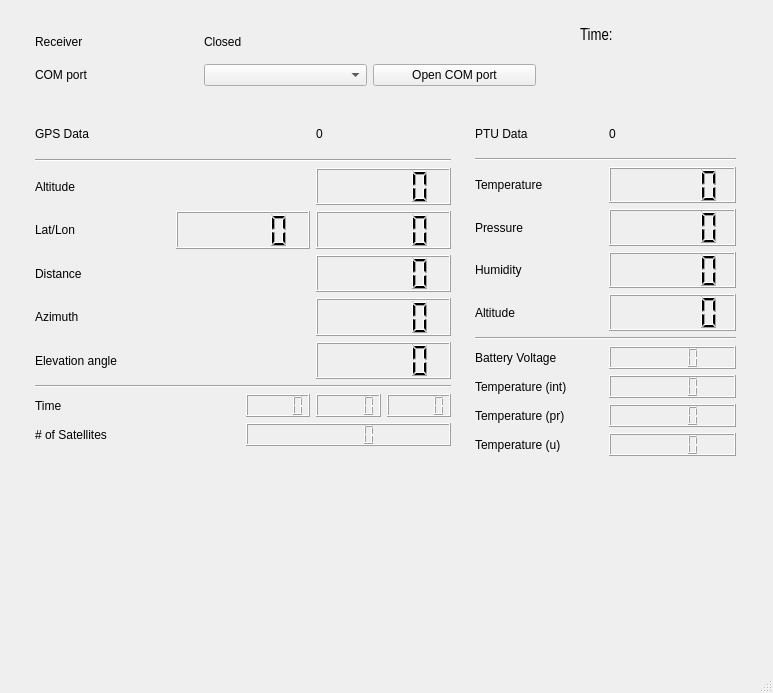
<?xml version="1.0" encoding="UTF-8"?>
<ui version="4.0">
 <class>MainWindow</class>
 <widget class="QMainWindow" name="MainWindow">
  <property name="geometry">
   <rect>
    <x>0</x>
    <y>0</y>
    <width>773</width>
    <height>693</height>
   </rect>
  </property>
  <property name="windowTitle">
   <string>MainWindow</string>
  </property>
  <widget class="QWidget" name="centralwidget">
   <widget class="QLabel" name="Time">
    <property name="geometry">
     <rect>
      <x>580</x>
      <y>20</y>
      <width>161</width>
      <height>31</height>
     </rect>
    </property>
    <property name="font">
     <font>
      <family>Arial Narrow</family>
      <pointsize>12</pointsize>
      <weight>9</weight>
      <italic>false</italic>
      <bold>false</bold>
     </font>
    </property>
    <property name="styleSheet">
     <string notr="true">font: 75 12pt &quot;Arial Narrow&quot;;</string>
    </property>
    <property name="text">
     <string>Time:</string>
    </property>
   </widget>
   <widget class="QWidget" name="gridLayoutWidget">
    <property name="geometry">
     <rect>
      <x>30</x>
      <y>110</y>
      <width>426</width>
      <height>341</height>
     </rect>
    </property>
    <layout class="QGridLayout" name="gridLayout" columnstretch="0,0,0">
     <property name="leftMargin">
      <number>5</number>
     </property>
     <property name="topMargin">
      <number>5</number>
     </property>
     <property name="rightMargin">
      <number>5</number>
     </property>
     <property name="bottomMargin">
      <number>5</number>
     </property>
     <item row="7" column="0">
      <widget class="QLabel" name="label_2">
       <property name="text">
        <string>Distance</string>
       </property>
      </widget>
     </item>
     <item row="8" column="2">
      <widget class="QLCDNumber" name="AZ"/>
     </item>
     <item row="9" column="2">
      <widget class="QLCDNumber" name="EL"/>
     </item>
     <item row="5" column="0">
      <widget class="QLabel" name="label_9">
       <property name="text">
        <string>Lat/Lon</string>
       </property>
       <property name="scaledContents">
        <bool>true</bool>
       </property>
      </widget>
     </item>
     <item row="3" column="0">
      <widget class="QLabel" name="label">
       <property name="text">
        <string>Altitude</string>
       </property>
       <property name="scaledContents">
        <bool>true</bool>
       </property>
      </widget>
     </item>
     <item row="1" column="0">
      <widget class="QLabel" name="label_23">
       <property name="text">
        <string>GPS Data</string>
       </property>
      </widget>
     </item>
     <item row="2" column="0" colspan="3">
      <widget class="Line" name="line">
       <property name="orientation">
        <enum>Qt::Horizontal</enum>
       </property>
      </widget>
     </item>
     <item row="5" column="1">
      <widget class="QLCDNumber" name="LAT"/>
     </item>
     <item row="3" column="2">
      <widget class="QLCDNumber" name="ALT"/>
     </item>
     <item row="5" column="2">
      <widget class="QLCDNumber" name="LON"/>
     </item>
     <item row="9" column="0">
      <widget class="QLabel" name="label_21">
       <property name="text">
        <string>Elevation angle</string>
       </property>
      </widget>
     </item>
     <item row="1" column="2">
      <widget class="QLabel" name="GPS_NO">
       <property name="text">
        <string>0</string>
       </property>
      </widget>
     </item>
     <item row="8" column="0">
      <widget class="QLabel" name="label_10">
       <property name="text">
        <string>Azimuth</string>
       </property>
      </widget>
     </item>
     <item row="7" column="2">
      <widget class="QLCDNumber" name="DIST"/>
     </item>
     <item row="11" column="0" colspan="3">
      <layout class="QGridLayout" name="gridLayout_4">
       <item row="0" column="1">
        <layout class="QHBoxLayout" name="horizontalLayout">
         <item>
          <widget class="QLCDNumber" name="GPS_H"/>
         </item>
         <item>
          <widget class="QLCDNumber" name="GPS_M"/>
         </item>
         <item>
          <widget class="QLCDNumber" name="GPS_S"/>
         </item>
        </layout>
       </item>
       <item row="1" column="1">
        <widget class="QLCDNumber" name="NSAT"/>
       </item>
       <item row="1" column="0">
        <widget class="QLabel" name="label_12">
         <property name="text">
          <string># of Satellites</string>
         </property>
         <property name="scaledContents">
          <bool>true</bool>
         </property>
        </widget>
       </item>
       <item row="0" column="0">
        <widget class="QLabel" name="label_11">
         <property name="text">
          <string>Time</string>
         </property>
        </widget>
       </item>
      </layout>
     </item>
     <item row="10" column="0" colspan="3">
      <widget class="Line" name="line_4">
       <property name="orientation">
        <enum>Qt::Horizontal</enum>
       </property>
      </widget>
     </item>
    </layout>
   </widget>
   <widget class="QWidget" name="gridLayoutWidget_2">
    <property name="geometry">
     <rect>
      <x>30</x>
      <y>20</y>
      <width>511</width>
      <height>71</height>
     </rect>
    </property>
    <layout class="QGridLayout" name="gridLayout_2" rowstretch="0,0,0">
     <property name="leftMargin">
      <number>5</number>
     </property>
     <property name="topMargin">
      <number>5</number>
     </property>
     <property name="rightMargin">
      <number>5</number>
     </property>
     <property name="bottomMargin">
      <number>5</number>
     </property>
     <item row="1" column="0">
      <widget class="QLabel" name="label_3">
       <property name="text">
        <string>Receiver</string>
       </property>
      </widget>
     </item>
     <item row="2" column="0">
      <widget class="QLabel" name="label_5">
       <property name="text">
        <string>COM port</string>
       </property>
      </widget>
     </item>
     <item row="2" column="2">
      <widget class="QPushButton" name="OPEN_COM1">
       <property name="text">
        <string>Open COM port</string>
       </property>
      </widget>
     </item>
     <item row="1" column="1">
      <widget class="QLabel" name="COM1_OPENED">
       <property name="text">
        <string>Closed</string>
       </property>
      </widget>
     </item>
     <item row="2" column="1">
      <widget class="QComboBox" name="COM1_PORTS"/>
     </item>
    </layout>
   </widget>
   <widget class="QWidget" name="gridLayoutWidget_3">
    <property name="geometry">
     <rect>
      <x>470</x>
      <y>110</y>
      <width>271</width>
      <height>351</height>
     </rect>
    </property>
    <layout class="QGridLayout" name="gridLayout_3">
     <property name="leftMargin">
      <number>5</number>
     </property>
     <property name="topMargin">
      <number>5</number>
     </property>
     <property name="rightMargin">
      <number>5</number>
     </property>
     <property name="bottomMargin">
      <number>5</number>
     </property>
     <item row="0" column="0">
      <widget class="QLabel" name="label_24">
       <property name="text">
        <string>PTU Data</string>
       </property>
      </widget>
     </item>
     <item row="3" column="0">
      <widget class="QLabel" name="label_15">
       <property name="text">
        <string>Temperature</string>
       </property>
      </widget>
     </item>
     <item row="4" column="0">
      <widget class="QLabel" name="label_17">
       <property name="text">
        <string>Pressure</string>
       </property>
      </widget>
     </item>
     <item row="5" column="0">
      <widget class="QLabel" name="label_18">
       <property name="text">
        <string>Humidity</string>
       </property>
      </widget>
     </item>
     <item row="7" column="0" colspan="2">
      <widget class="Line" name="line_3">
       <property name="orientation">
        <enum>Qt::Horizontal</enum>
       </property>
      </widget>
     </item>
     <item row="4" column="1">
      <widget class="QLCDNumber" name="PRESSURE"/>
     </item>
     <item row="3" column="1">
      <widget class="QLCDNumber" name="TEMP"/>
     </item>
     <item row="5" column="1">
      <widget class="QLCDNumber" name="HUMIDITY"/>
     </item>
     <item row="2" column="0" colspan="2">
      <widget class="Line" name="line_2">
       <property name="orientation">
        <enum>Qt::Horizontal</enum>
       </property>
      </widget>
     </item>
     <item row="6" column="0">
      <widget class="QLabel" name="label_22">
       <property name="text">
        <string>Altitude</string>
       </property>
      </widget>
     </item>
     <item row="6" column="1">
      <widget class="QLCDNumber" name="BARO_ALT"/>
     </item>
     <item row="0" column="1">
      <widget class="QLabel" name="PTU_NO">
       <property name="text">
        <string>0</string>
       </property>
      </widget>
     </item>
     <item row="9" column="0" colspan="2">
      <layout class="QGridLayout" name="gridLayout_5">
       <item row="2" column="0">
        <widget class="QLabel" name="label_26">
         <property name="text">
          <string>Temperature (pr)</string>
         </property>
        </widget>
       </item>
       <item row="2" column="1">
        <widget class="QLCDNumber" name="TPR"/>
       </item>
       <item row="1" column="1">
        <widget class="QLCDNumber" name="TINT"/>
       </item>
       <item row="3" column="1">
        <widget class="QLCDNumber" name="TU"/>
       </item>
       <item row="1" column="0">
        <widget class="QLabel" name="label_25">
         <property name="text">
          <string>Temperature (int)</string>
         </property>
        </widget>
       </item>
       <item row="3" column="0">
        <widget class="QLabel" name="label_27">
         <property name="text">
          <string>Temperature (u)</string>
         </property>
        </widget>
       </item>
       <item row="0" column="1">
        <widget class="QLCDNumber" name="VBAT"/>
       </item>
       <item row="0" column="0">
        <widget class="QLabel" name="label_20">
         <property name="text">
          <string>Battery Voltage</string>
         </property>
        </widget>
       </item>
      </layout>
     </item>
    </layout>
   </widget>
   <zorder>Time</zorder>
   <zorder>gridLayoutWidget</zorder>
   <zorder>gridLayoutWidget_2</zorder>
   <zorder>gridLayoutWidget_3</zorder>
   <zorder>GPS_H</zorder>
  </widget>
  <widget class="QStatusBar" name="statusbar"/>
 </widget>
 <resources/>
 <connections/>
</ui>
